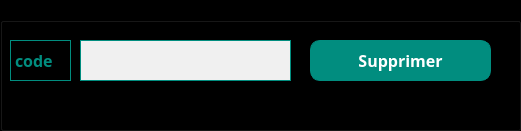
            <widget class="QGroupBox" name="groupBox_4">
             <property name="geometry">
              <rect>
               <x>680</x>
               <y>500</y>
               <width>521</width>
               <height>131</height>
              </rect>
             </property>
             <property name="palette">
              <palette>
               <active>
                <colorrole role="WindowText">
                 <brush brushstyle="SolidPattern">
                  <color alpha="255">
                   <red>0</red>
                   <green>0</green>
                   <blue>0</blue>
                  </color>
                 </brush>
                </colorrole>
                <colorrole role="Button">
                 <brush brushstyle="SolidPattern">
                  <color alpha="255">
                   <red>0</red>
                   <green>0</green>
                   <blue>0</blue>
                  </color>
                 </brush>
                </colorrole>
                <colorrole role="Text">
                 <brush brushstyle="SolidPattern">
                  <color alpha="255">
                   <red>0</red>
                   <green>0</green>
                   <blue>0</blue>
                  </color>
                 </brush>
                </colorrole>
                <colorrole role="ButtonText">
                 <brush brushstyle="SolidPattern">
                  <color alpha="255">
                   <red>0</red>
                   <green>0</green>
                   <blue>0</blue>
                  </color>
                 </brush>
                </colorrole>
                <colorrole role="Base">
                 <brush brushstyle="SolidPattern">
                  <color alpha="255">
                   <red>0</red>
                   <green>0</green>
                   <blue>0</blue>
                  </color>
                 </brush>
                </colorrole>
                <colorrole role="Window">
                 <brush brushstyle="SolidPattern">
                  <color alpha="255">
                   <red>0</red>
                   <green>0</green>
                   <blue>0</blue>
                  </color>
                 </brush>
                </colorrole>
                <colorrole role="PlaceholderText">
                 <brush brushstyle="NoBrush">
                  <color alpha="128">
                   <red>0</red>
                   <green>0</green>
                   <blue>0</blue>
                  </color>
                 </brush>
                </colorrole>
               </active>
               <inactive>
                <colorrole role="WindowText">
                 <brush brushstyle="SolidPattern">
                  <color alpha="255">
                   <red>0</red>
                   <green>0</green>
                   <blue>0</blue>
                  </color>
                 </brush>
                </colorrole>
                <colorrole role="Button">
                 <brush brushstyle="SolidPattern">
                  <color alpha="255">
                   <red>0</red>
                   <green>0</green>
                   <blue>0</blue>
                  </color>
                 </brush>
                </colorrole>
                <colorrole role="Text">
                 <brush brushstyle="SolidPattern">
                  <color alpha="255">
                   <red>0</red>
                   <green>0</green>
                   <blue>0</blue>
                  </color>
                 </brush>
                </colorrole>
                <colorrole role="ButtonText">
                 <brush brushstyle="SolidPattern">
                  <color alpha="255">
                   <red>0</red>
                   <green>0</green>
                   <blue>0</blue>
                  </color>
                 </brush>
                </colorrole>
                <colorrole role="Base">
                 <brush brushstyle="SolidPattern">
                  <color alpha="255">
                   <red>0</red>
                   <green>0</green>
                   <blue>0</blue>
                  </color>
                 </brush>
                </colorrole>
                <colorrole role="Window">
                 <brush brushstyle="SolidPattern">
                  <color alpha="255">
                   <red>0</red>
                   <green>0</green>
                   <blue>0</blue>
                  </color>
                 </brush>
                </colorrole>
                <colorrole role="PlaceholderText">
                 <brush brushstyle="NoBrush">
                  <color alpha="128">
                   <red>0</red>
                   <green>0</green>
                   <blue>0</blue>
                  </color>
                 </brush>
                </colorrole>
               </inactive>
               <disabled>
                <colorrole role="WindowText">
                 <brush brushstyle="SolidPattern">
                  <color alpha="255">
                   <red>0</red>
                   <green>0</green>
                   <blue>0</blue>
                  </color>
                 </brush>
                </colorrole>
                <colorrole role="Button">
                 <brush brushstyle="SolidPattern">
                  <color alpha="255">
                   <red>0</red>
                   <green>0</green>
                   <blue>0</blue>
                  </color>
                 </brush>
                </colorrole>
                <colorrole role="Text">
                 <brush brushstyle="SolidPattern">
                  <color alpha="255">
                   <red>0</red>
                   <green>0</green>
                   <blue>0</blue>
                  </color>
                 </brush>
                </colorrole>
                <colorrole role="ButtonText">
                 <brush brushstyle="SolidPattern">
                  <color alpha="255">
                   <red>0</red>
                   <green>0</green>
                   <blue>0</blue>
                  </color>
                 </brush>
                </colorrole>
                <colorrole role="Base">
                 <brush brushstyle="SolidPattern">
                  <color alpha="255">
                   <red>0</red>
                   <green>0</green>
                   <blue>0</blue>
                  </color>
                 </brush>
                </colorrole>
                <colorrole role="Window">
                 <brush brushstyle="SolidPattern">
                  <color alpha="255">
                   <red>0</red>
                   <green>0</green>
                   <blue>0</blue>
                  </color>
                 </brush>
                </colorrole>
                <colorrole role="PlaceholderText">
                 <brush brushstyle="NoBrush">
                  <color alpha="128">
                   <red>0</red>
                   <green>0</green>
                   <blue>0</blue>
                  </color>
                 </brush>
                </colorrole>
               </disabled>
              </palette>
             </property>
             <property name="font">
              <font>
               <family>Poppins</family>
               <weight>75</weight>
               <bold>true</bold>
              </font>
             </property>
             <property name="styleSheet">
              <string notr="true"/>
             </property>
             <property name="title">
              <string>Suppression :</string>
             </property>
             <widget class="QPushButton" name="pb_supprimer">
              <property name="geometry">
               <rect>
                <x>310</x>
                <y>40</y>
                <width>181</width>
                <height>41</height>
               </rect>
              </property>
              <property name="font">
               <font>
                <family>Poppins</family>
                <pointsize>12</pointsize>
               </font>
              </property>
              <property name="cursor">
               <cursorShape>PointingHandCursor</cursorShape>
              </property>
              <property name="styleSheet">
               <string notr="true">border: 1px solid rgb(1, 141, 127);
border-radius:10px;
background-color:rgb(1, 141, 127);
color:#fff;
text-align: center;</string>
              </property>
              <property name="text">
               <string>Supprimer</string>
              </property>
             </widget>
             <widget class="QLineEdit" name="le_code_supp">
              <property name="geometry">
               <rect>
                <x>80</x>
                <y>40</y>
                <width>211</width>
                <height>41</height>
               </rect>
              </property>
              <property name="styleSheet">
               <string notr="true">color: rgb(1, 141, 127);
background-color: #F0F0F0; border: 1px solid rgb(1, 141, 127); padding: 2px; </string>
              </property>
             </widget>
             <widget class="QLabel" name="label_36">
              <property name="geometry">
               <rect>
                <x>10</x>
                <y>40</y>
                <width>61</width>
                <height>41</height>
               </rect>
              </property>
              <property name="font">
               <font>
                <family>Poppins</family>
                <pointsize>12</pointsize>
               </font>
              </property>
              <property name="styleSheet">
               <string notr="true">color: rgb(1, 141, 127);border: 1px solid rgb(1, 141, 127); </string>
              </property>
              <property name="text">
               <string>code  </string>
              </property>
             </widget>
            </widget>
